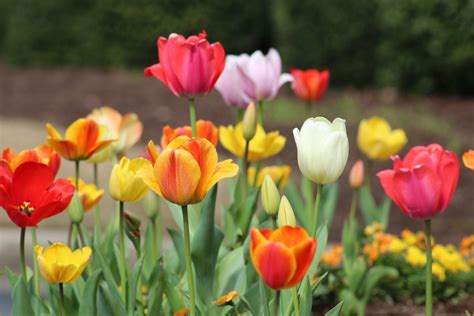
#> input picture image/tulip.jpeg, 474 x 316 px, found by its file name
$ python custom_histogram_equalization.py
#> lines starting #> are read from the running program, lines starting #| are printed output that depends on the picture
import cv2
import numpy as np
import matplotlib.pyplot as plt

def custom_histogram_equalization(img):
    """
    Perform histogram equalization from scratch.
    Args:
        img: Grayscale image (numpy array)
    Returns:
        equalized image
    """
    # Flatten image to 1D
    flat = img.flatten()

    # Step 1: Histogram
    hist = np.bincount(flat, minlength=256)

    # Step 2: PDF (probability density function)
    pdf = hist / np.sum(hist)

    # Step 3: CDF (cumulative distribution function)
    cdf = np.cumsum(pdf)

    # Step 4: Transform
    equalized = np.floor(255 * cdf[flat]).astype(np.uint8)

    # Reshape to original image
    return equalized.reshape(img.shape)


# -----------------------
# Load image (grayscale)
# -----------------------
img = cv2.imread("image/tulip.jpeg", cv2.IMREAD_GRAYSCALE)
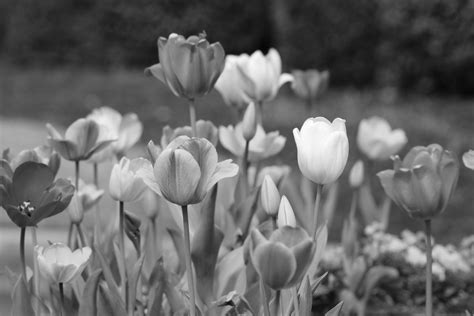
#> img: shape (316, 474); min 3, max 255, mean 104.5

# Apply custom function
custom_eq = custom_histogram_equalization(img)
#> in custom_histogram_equalization, `hist = np.bincount(flat, minlength=256)`: hist = 256 values, max 1544 at index 84, min 0 at index 0, mean 585.1
#> in custom_histogram_equalization, `pdf = hist / np.sum(hist)`: pdf = 256 values, max 0.0103 at index 84, min 0 at index 0, mean 0.00391
#> in custom_histogram_equalization, `cdf = np.cumsum(pdf)`: cdf = 256 values from 0 to 1
#> in custom_histogram_equalization, `return equalized.reshape(img.shape)`:
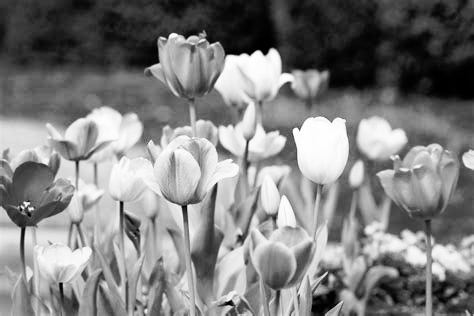
#> returned value: shape (316, 474); min 0, max 255, mean 127.8

# Apply OpenCV function
cv_eq = cv2.equalizeHist(img)

# -----------------------
# Display results
# -----------------------
plt.figure(figsize=(12,8))

plt.subplot(2,3,1)
plt.title("Original Image")
plt.imshow(img, cmap="gray")

plt.subplot(2,3,2)
plt.title("Custom Equalized")
plt.imshow(custom_eq, cmap="gray")

plt.subplot(2,3,3)
plt.title("OpenCV Equalized")
plt.imshow(cv_eq, cmap="gray")

# Histograms
plt.subplot(2,3,4)
plt.title("Original Histogram")
plt.hist(img.ravel(), bins=256, range=(0,256))

plt.subplot(2,3,5)
plt.title("Custom Equalized Histogram")
plt.hist(custom_eq.ravel(), bins=256, range=(0,256))

plt.subplot(2,3,6)
plt.title("OpenCV Equalized Histogram")
plt.hist(cv_eq.ravel(), bins=256, range=(0,256))

plt.tight_layout()
plt.show()
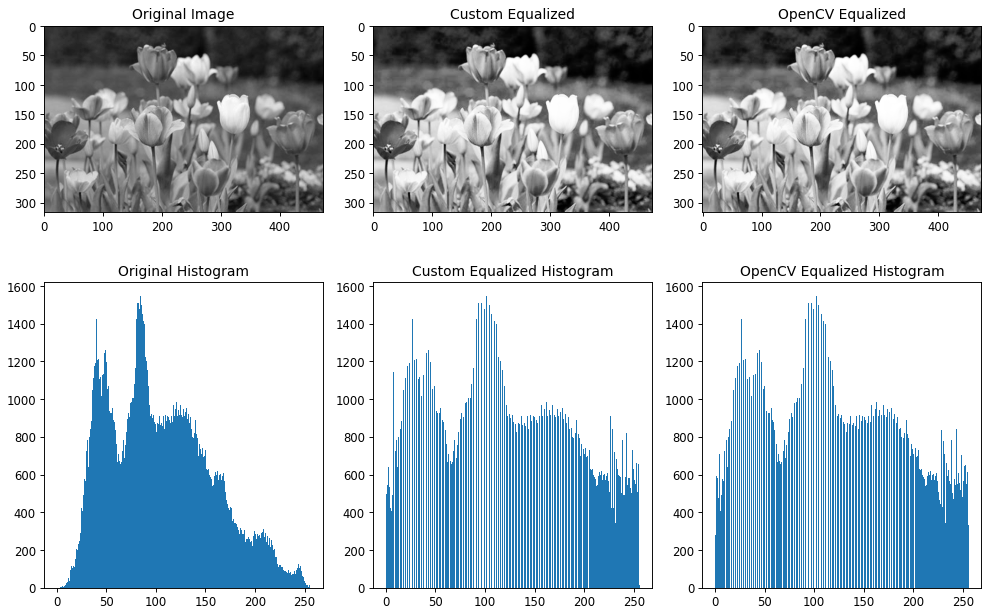
#> figure drawn by matplotlib, 6 panels; panel 4: tallest bar 1544 high, from x = 84 to 85; panel 5: tallest bar 1544 high, from x = 101 to 102; panel 6: tallest bar 1544 high, from x = 102 to 103

$ run again, with image/einstein.jpeg copied over image/tulip.jpeg
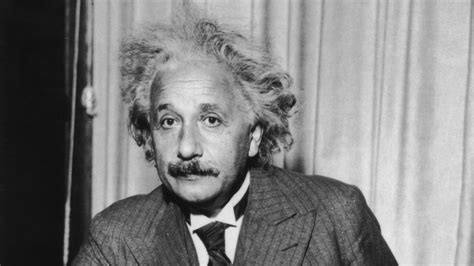
#> input picture image/einstein.jpeg, 474 x 266 px, found by its file name
#> img is the input picture: shape (266, 474); min 7, max 240, mean 129.5
#> hist = 256 values, max 5410 at index 19, min 0 at index 0, mean 492.5
#> pdf = 256 values, max 0.0429 at index 19, min 0 at index 0, mean 0.00391
#> cdf = 256 values from 0 to 1
#> in custom_histogram_equalization, `return equalized.reshape(img.shape)`:
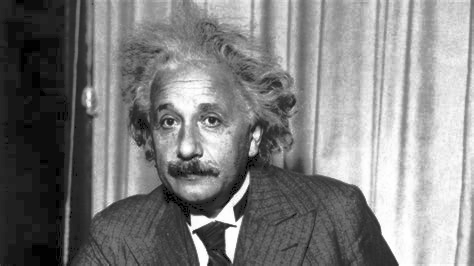
#> returned value: shape (266, 474); min 0, max 255, mean 128.1

$ run again, with image/flower.jpeg copied over image/tulip.jpeg
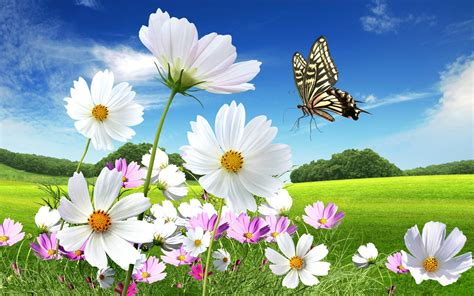
#> input picture image/flower.jpeg, 474 x 296 px, found by its file name
#> `img = cv2.imread("image/tulip.jpeg", cv2.IMREAD_GRAYSCALE)`:
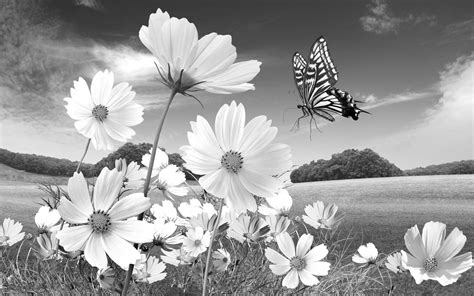
#> img: shape (296, 474); min 0, max 255, mean 155.4
#> hist = 256 values, max 3369 at index 255, min 5 at index 2, mean 548.1
#> pdf = 256 values, max 0.024 at index 255, min 3.56e-05 at index 2, mean 0.00391
#> cdf = 256 values from 0.000271 to 1
#> in custom_histogram_equalization, `return equalized.reshape(img.shape)`:
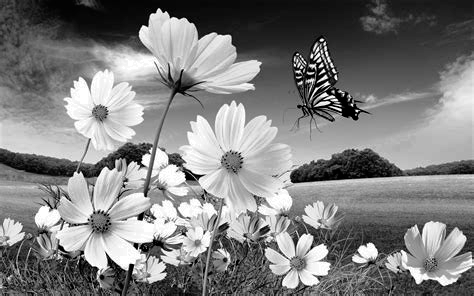
#> returned value: shape (296, 474); min 0, max 255, mean 127.7
